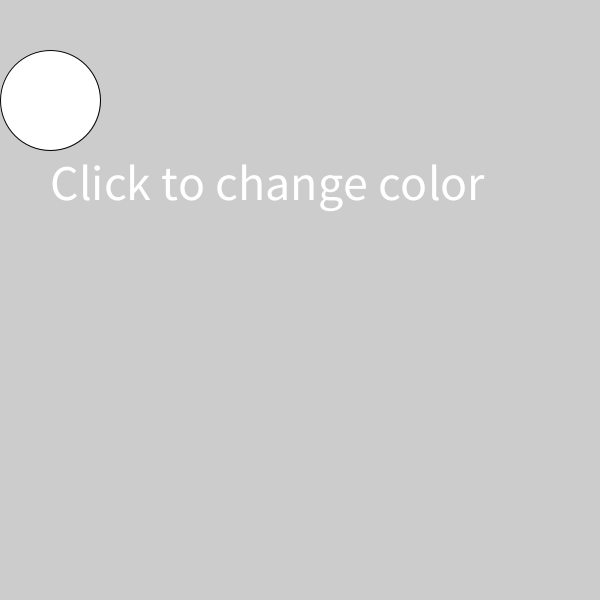
Frame 1 (no input)
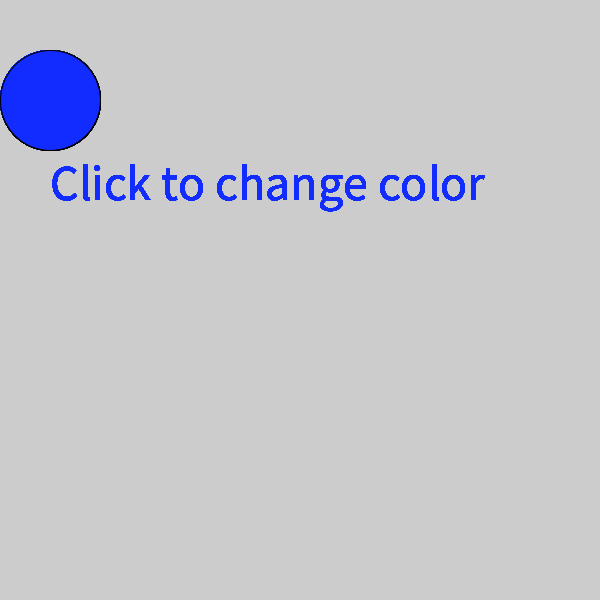
Frame 60 (the mouse pressed at the canvas centre just before this capture)
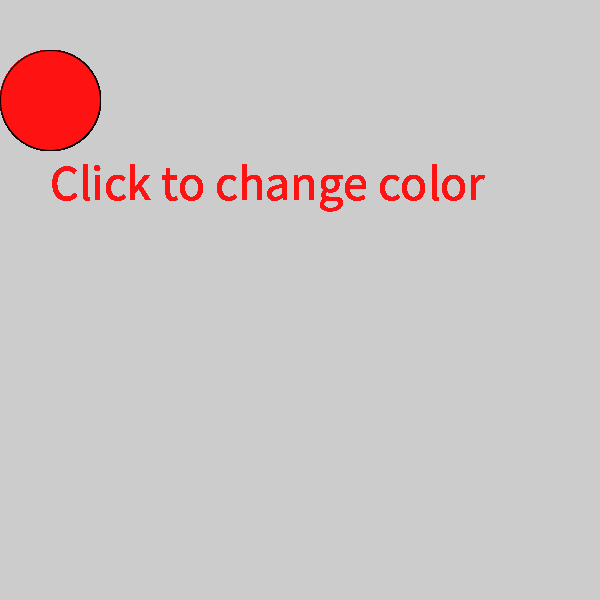
Frame 120 (the mouse held since frame 60 and released just before this capture)

The Processing sketch that drew these frames (run headless with seeded random() and noise(); from frame 60 on, the mouse is pressed at the canvas centre):

// Processing sketch: c_LogicalDot
// ── c_LogicalDot.pde

void setup() {
  
// 1. Set the size of the sketch. Make it 600 pixels square. 
size(600,600);

}

void draw() {
  
// 2. Draw an ellipse
// Run the program to make sure it works before moving on.
ellipse(50,100, 100,100);
textSize(50);
text("Click to change color", 50, 200);
// 3. Change the color of the ellipse when the mouse is pressed.
//    Use the following code, but put your colors where indicated
//    Remember to use the   fill()  command to set colors.

if (mousePressed) {
fill(#FF1212); 
} else {
fill(#122BFF);
}
}
